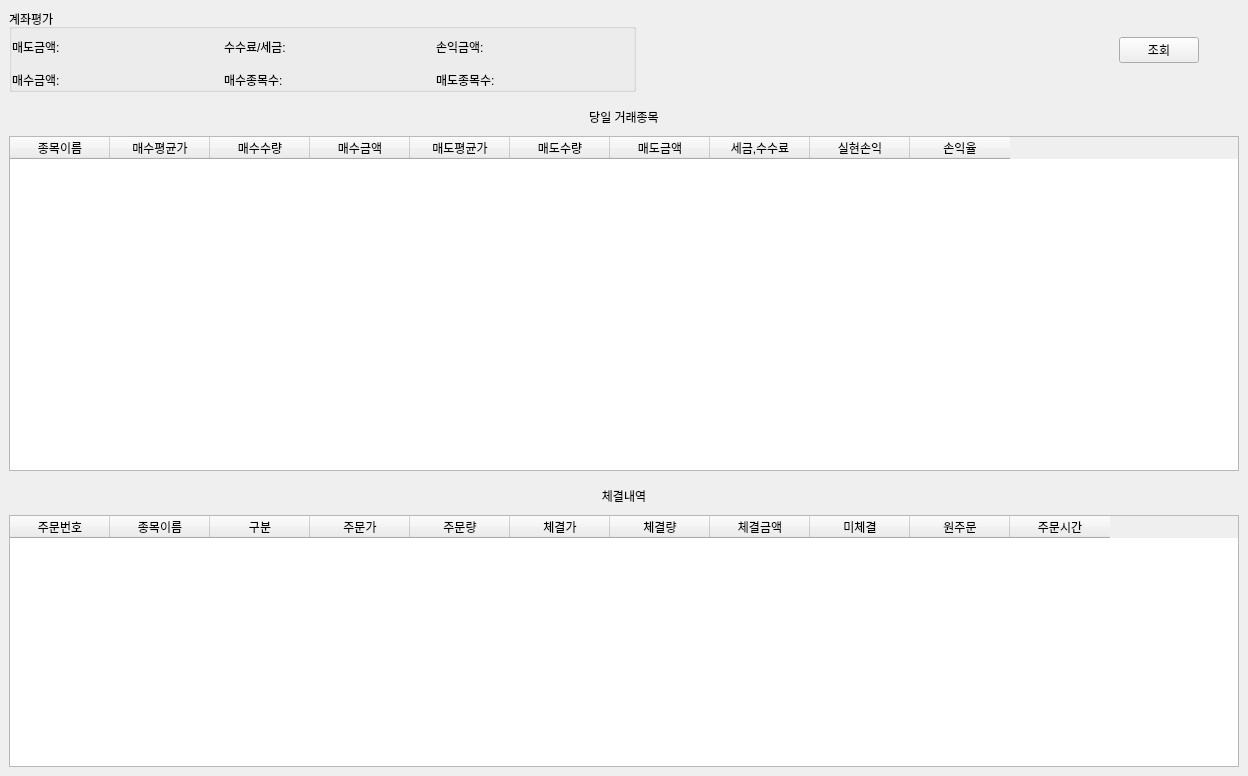
<?xml version="1.0" encoding="UTF-8"?>
<ui version="4.0">
 <class>MainWindow</class>
 <widget class="QMainWindow" name="MainWindow">
  <property name="geometry">
   <rect>
    <x>0</x>
    <y>0</y>
    <width>1248</width>
    <height>776</height>
   </rect>
  </property>
  <property name="windowTitle">
   <string>MainWindow</string>
  </property>
  <widget class="QWidget" name="centralwidget">
   <layout class="QVBoxLayout" name="verticalLayout_3" stretch="1,4,3">
    <property name="spacing">
     <number>6</number>
    </property>
    <item>
     <widget class="QWidget" name="widget" native="true">
      <layout class="QHBoxLayout" name="horizontalLayout" stretch="4,3,0">
       <property name="leftMargin">
        <number>0</number>
       </property>
       <property name="topMargin">
        <number>0</number>
       </property>
       <property name="rightMargin">
        <number>40</number>
       </property>
       <property name="bottomMargin">
        <number>10</number>
       </property>
       <item>
        <widget class="QGroupBox" name="groupBox">
         <property name="title">
          <string>계좌평가</string>
         </property>
         <layout class="QGridLayout" name="gridLayout">
          <property name="leftMargin">
           <number>0</number>
          </property>
          <property name="topMargin">
           <number>8</number>
          </property>
          <property name="rightMargin">
           <number>0</number>
          </property>
          <property name="bottomMargin">
           <number>0</number>
          </property>
          <property name="spacing">
           <number>15</number>
          </property>
          <item row="0" column="0">
           <widget class="QLabel" name="sell_label">
            <property name="text">
             <string>매도금액:</string>
            </property>
           </widget>
          </item>
          <item row="0" column="1">
           <widget class="QLabel" name="tax_label">
            <property name="text">
             <string>수수료/세금:</string>
            </property>
           </widget>
          </item>
          <item row="1" column="0">
           <widget class="QLabel" name="buy_label">
            <property name="text">
             <string>매수금액:</string>
            </property>
           </widget>
          </item>
          <item row="1" column="2">
           <widget class="QLabel" name="count_label">
            <property name="text">
             <string>매도종목수:</string>
            </property>
           </widget>
          </item>
          <item row="1" column="1">
           <widget class="QLabel" name="diff_label">
            <property name="text">
             <string>매수종목수:</string>
            </property>
           </widget>
          </item>
          <item row="0" column="2">
           <widget class="QLabel" name="income_label">
            <property name="text">
             <string>손익금액:</string>
            </property>
           </widget>
          </item>
         </layout>
        </widget>
       </item>
       <item>
        <widget class="QWidget" name="widget_2" native="true"/>
       </item>
       <item>
        <widget class="QPushButton" name="lookup_btn">
         <property name="text">
          <string>조회</string>
         </property>
        </widget>
       </item>
      </layout>
     </widget>
    </item>
    <item>
     <layout class="QVBoxLayout" name="verticalLayout">
      <property name="spacing">
       <number>10</number>
      </property>
      <property name="bottomMargin">
       <number>10</number>
      </property>
      <item>
       <widget class="QLabel" name="balance_log_label">
        <property name="text">
         <string>당일 거래종목</string>
        </property>
        <property name="alignment">
         <set>Qt::AlignCenter</set>
        </property>
       </widget>
      </item>
      <item>
       <widget class="QTableWidget" name="balance_log_table">
        <property name="editTriggers">
         <set>QAbstractItemView::NoEditTriggers</set>
        </property>
        <property name="showDropIndicator" stdset="0">
         <bool>false</bool>
        </property>
        <property name="alternatingRowColors">
         <bool>true</bool>
        </property>
        <property name="selectionMode">
         <enum>QAbstractItemView::SingleSelection</enum>
        </property>
        <property name="selectionBehavior">
         <enum>QAbstractItemView::SelectRows</enum>
        </property>
        <attribute name="horizontalHeaderHighlightSections">
         <bool>false</bool>
        </attribute>
        <attribute name="verticalHeaderVisible">
         <bool>false</bool>
        </attribute>
        <attribute name="verticalHeaderHighlightSections">
         <bool>false</bool>
        </attribute>
        <column>
         <property name="text">
          <string>종목이름</string>
         </property>
        </column>
        <column>
         <property name="text">
          <string>매수평균가</string>
         </property>
        </column>
        <column>
         <property name="text">
          <string>매수수량</string>
         </property>
        </column>
        <column>
         <property name="text">
          <string>매수금액</string>
         </property>
        </column>
        <column>
         <property name="text">
          <string>매도평균가</string>
         </property>
        </column>
        <column>
         <property name="text">
          <string>매도수량</string>
         </property>
        </column>
        <column>
         <property name="text">
          <string>매도금액</string>
         </property>
        </column>
        <column>
         <property name="text">
          <string>세금,수수료</string>
         </property>
        </column>
        <column>
         <property name="text">
          <string>실현손익</string>
         </property>
        </column>
        <column>
         <property name="text">
          <string>손익율</string>
         </property>
        </column>
       </widget>
      </item>
     </layout>
    </item>
    <item>
     <layout class="QVBoxLayout" name="verticalLayout_2">
      <property name="spacing">
       <number>10</number>
      </property>
      <item>
       <widget class="QLabel" name="exec_log_label">
        <property name="text">
         <string>체결내역</string>
        </property>
        <property name="alignment">
         <set>Qt::AlignCenter</set>
        </property>
       </widget>
      </item>
      <item>
       <widget class="QTableWidget" name="exec_log_table">
        <property name="editTriggers">
         <set>QAbstractItemView::NoEditTriggers</set>
        </property>
        <property name="alternatingRowColors">
         <bool>true</bool>
        </property>
        <property name="selectionMode">
         <enum>QAbstractItemView::NoSelection</enum>
        </property>
        <attribute name="verticalHeaderVisible">
         <bool>false</bool>
        </attribute>
        <column>
         <property name="text">
          <string>주문번호</string>
         </property>
        </column>
        <column>
         <property name="text">
          <string>종목이름</string>
         </property>
        </column>
        <column>
         <property name="text">
          <string>구분</string>
         </property>
        </column>
        <column>
         <property name="text">
          <string>주문가</string>
         </property>
        </column>
        <column>
         <property name="text">
          <string>주문량</string>
         </property>
        </column>
        <column>
         <property name="text">
          <string>체결가</string>
         </property>
        </column>
        <column>
         <property name="text">
          <string>체결량</string>
         </property>
        </column>
        <column>
         <property name="text">
          <string>체결금액</string>
         </property>
        </column>
        <column>
         <property name="text">
          <string>미체결</string>
         </property>
        </column>
        <column>
         <property name="text">
          <string>원주문</string>
         </property>
        </column>
        <column>
         <property name="text">
          <string>주문시간</string>
         </property>
        </column>
       </widget>
      </item>
     </layout>
    </item>
   </layout>
  </widget>
 </widget>
 <resources/>
 <connections/>
</ui>
